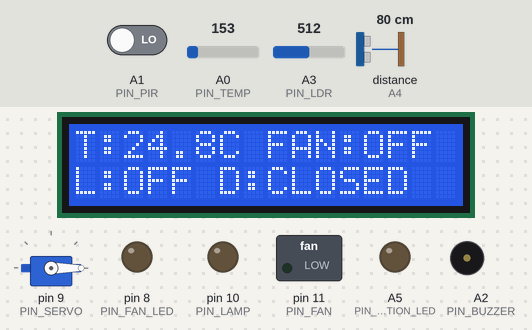
This sketch was run on a simulated Arduino Uno, built with avr-gcc and run on an emulated ATmega328P. Shown: servo, 16×2 character LCD, switched loads named in the sketch (green lamp = pin HIGH), output pins drawn as LEDs (lit = HIGH), buzzer (waves = sounding, pin HIGH). Wiring (inferred from the names in the program): ultrasonic range finder: trigger pin 12; echo A4. The inputs (shaded band) are chosen by the test bench; at power-on: distance to the obstacle (sensor on A4) 80 cm, A0 (PIN_TEMP) = 153, A3 (PIN_LDR) = 512, A1 (PIN_PIR) LOW. The echo pulse lasts 58.3 µs per cm; pins used as bus, display or sensor lines are not drawn.

Above: at 1.2 s.
1.3 s: distance to the obstacle (sensor on A4) set to 27 cm
2.8 s: distance to the obstacle (sensor on A4) set to 24 cm
At 4.1 s:
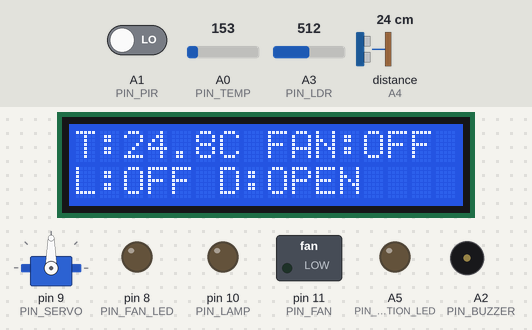
4.5 s: A0 (PIN_TEMP) set to 178
At 5.3 s:
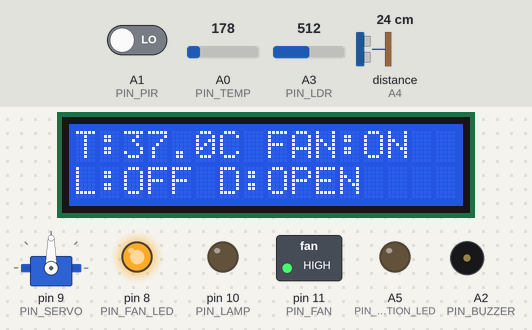
6.0 s: A3 (PIN_LDR) set to 477
7.5 s: A3 (PIN_LDR) set to 446
At 9.2 s:
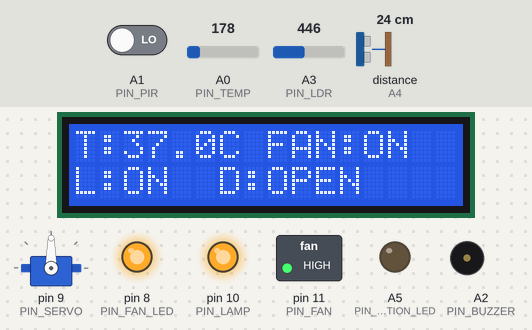
9.5 s: A0 (PIN_TEMP) set to 133
At 10.3 s:
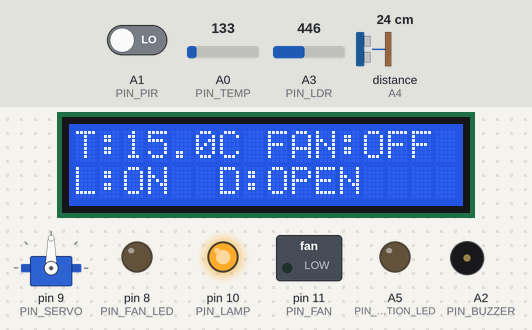
Timing chart, 0 to 12.0 s (numbered marks = the images above; inputs shaded):
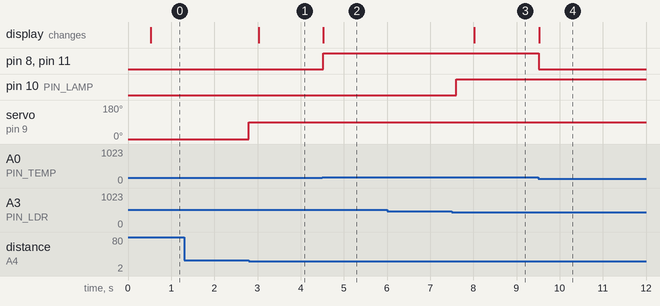

Measured:
- the behaviour switches between 26 and 25 cm on distance to the obstacle (sensor on A4) (found by bisection; images 0 and 1)
- the behaviour switches between 159 and 160 on A0 (PIN_TEMP) (found by bisection; images 1 and 2)
- the behaviour switches between 460 and 459 on A3 (PIN_LDR) (found by bisection; images 2 and 3)
- after the input at 1.3 s, every drawn part: stays the same
- after the input at 2.8 s, servo on pin 9 (PIN_SERVO): 0° → 90° at once; the display: changes after 0.22 s (image 1)
- after the input at 4.5 s, pin 8 (PIN_FAN_LED), pin 11 (PIN_FAN): LOW → HIGH at once; the display: changes at once (image 2)
- after the input at 6.0 s, every drawn part: stays the same
- after the input at 7.5 s, pin 10 (PIN_LAMP): LOW → HIGH after 0.10 s; the display: changes after 0.52 s (image 3)
- after the input at 9.5 s, pin 8 (PIN_FAN_LED), pin 11 (PIN_FAN): HIGH → LOW at once; the display: changes at once (image 4)

The sketch:

MotionReady_Room_Controller.ino
```cpp
#include <Servo.h>
#include <LiquidCrystal.h>

// Integrated smart-home sketch for Arduino Uno.
// Pin assignments match SmartHome_Integration_Map.md.
const byte PIN_TEMP       = A0;  // TMP36 output
const byte PIN_PIR        = A1;  // PIR digital output
const byte PIN_BUZZER     = A2;  // piezo sounder
const byte PIN_LDR        = A3;  // photocell divider midpoint
const byte PIN_MOTION_LED = A5;  // white motion indicator LED through 220 ohm
const byte PIN_FAN_LED    = 8;   // existing red fan-status LED through 1k
const byte PIN_SERVO      = 9;   // SG90 drives the horizontal sliding-door rack
const byte PIN_LAMP       = 10;  // lamp driver / low-voltage lamp indicator
const byte PIN_FAN        = 11;  // fan MOSFET gate driver
const byte PIN_TRIG       = 12;  // HC-SR04 trigger
const byte PIN_ECHO       = A4;  // HC-SR04 echo (uses analog pin as digital input)

// The 16x2 LCD wiring from the temperature circuit is kept intact.
LiquidCrystal lcd(2, 3, 4, 5, 6, 7); // RS, E, D4, D5, D6, D7
Servo doorServo;

const int DARK_THRESHOLD = 460;       // Calibrate from Serial Monitor / Tinkercad readings.
const float FAN_ON_C = 28.0;          // Fan turns on at or above this temperature.
const float FAN_OFF_C = 26.0;         // Fan turns off at or below this temperature.
const float DOOR_OPEN_CM = 25.0;      // Open door when someone is this close.
const unsigned long DOOR_HOLD_MS = 3000;
const int DOOR_CLOSED_ANGLE = 0;
const int DOOR_OPEN_ANGLE = 90;

float temperatureC = 26.0;
int lightReading = 0;
bool fanOn = false;
bool lampOn = false;
bool doorOpen = false;
bool pirWasHigh = false;
unsigned long lastNearDoorMs = 0;
unsigned long lastRangeReadMs = 0;
unsigned long lastTempReadMs = 0;
unsigned long lastLightReadMs = 0;
unsigned long lastLcdUpdateMs = 0;

float readTemperatureC() {
  // Average a few readings to steady the TMP36 value.
  unsigned long total = 0;
  for (byte i = 0; i < 8; i++) {
    total += analogRead(PIN_TEMP);
    delay(2);
  }
  float raw = total / 8.0;
  float volts = raw * (5.0 / 1023.0);
  return (volts - 0.5) * 100.0; // TMP36: 500 mV at 0 C, 10 mV per degree C.
}

float readDistanceCm() {
  digitalWrite(PIN_TRIG, LOW);
  delayMicroseconds(3);
  digitalWrite(PIN_TRIG, HIGH);
  delayMicroseconds(10);
  digitalWrite(PIN_TRIG, LOW);

  unsigned long duration = pulseIn(PIN_ECHO, HIGH, 30000UL);
  if (duration == 0) return -1.0; // No echo received.
  return duration / 58.0;
}

void setDoor(bool open) {
  if (open == doorOpen) return;
  doorOpen = open;
  doorServo.write(open ? DOOR_OPEN_ANGLE : DOOR_CLOSED_ANGLE); // rack travel stops
}

void updateDisplay() {
  lcd.setCursor(0, 0);
  lcd.print("T:");
  lcd.print(temperatureC, 1);
  lcd.print("C FAN:");
  lcd.print(fanOn ? "ON " : "OFF");
  lcd.print(" ");

  lcd.setCursor(0, 1);
  lcd.print("L:");
  lcd.print(lampOn ? "ON " : "OFF");
  lcd.print(" D:");
  lcd.print(doorOpen ? "OPEN  " : "CLOSED");
  lcd.print(" ");
}

void setup() {
  pinMode(PIN_PIR, INPUT);
  pinMode(PIN_MOTION_LED, OUTPUT);
  pinMode(PIN_FAN_LED, OUTPUT);
  pinMode(PIN_LAMP, OUTPUT);
  pinMode(PIN_FAN, OUTPUT);
  pinMode(PIN_BUZZER, OUTPUT);
  pinMode(PIN_TRIG, OUTPUT);
  pinMode(PIN_ECHO, INPUT);

  digitalWrite(PIN_TRIG, LOW);
  digitalWrite(PIN_MOTION_LED, LOW);
  digitalWrite(PIN_FAN_LED, LOW);
  digitalWrite(PIN_LAMP, LOW);
  digitalWrite(PIN_FAN, LOW);

  doorServo.attach(PIN_SERVO);
  doorServo.write(DOOR_CLOSED_ANGLE);
  lcd.begin(16, 2);
  lcd.clear();
  lcd.setCursor(0, 0);
  lcd.print("Smart Home Ready");
}

void loop() {
  unsigned long now = millis();

  // Door: ultrasonic proximity commands the servo-driven horizontal rack slider.
  if (now - lastRangeReadMs >= 100) {
    lastRangeReadMs = now;
    float distanceCm = readDistanceCm();
    if (distanceCm > 0 && distanceCm <= DOOR_OPEN_CM) {
      lastNearDoorMs = now;
      setDoor(true);
    }
  }
  if (doorOpen && now - lastNearDoorMs >= DOOR_HOLD_MS) {
    setDoor(false);
  }

  // Light: the supplied divider has the photocell to +5 V and 1k to GND,
  // so the reading falls in darkness. The lamp output drives a low-voltage driver.
  if (now - lastLightReadMs >= 200) {
    lastLightReadMs = now;
    lightReading = analogRead(PIN_LDR);
    lampOn = (lightReading < DARK_THRESHOLD);
    digitalWrite(PIN_LAMP, lampOn ? HIGH : LOW);
  }

  // Motion: flash/hold the indicator while motion is present and chime on entry.
  bool pirHigh = digitalRead(PIN_PIR) == HIGH;
  digitalWrite(PIN_MOTION_LED, pirHigh ? HIGH : LOW);
  if (pirHigh && !pirWasHigh) {
    tone(PIN_BUZZER, 1800, 140);
  }
  pirWasHigh = pirHigh;

  // Temperature: hysteresis prevents rapid fan switching near the set point.
  if (now - lastTempReadMs >= 500) {
    lastTempReadMs = now;
    temperatureC = readTemperatureC();
    if (!fanOn && temperatureC >= FAN_ON_C) fanOn = true;
    else if (fanOn && temperatureC <= FAN_OFF_C) fanOn = false;
    digitalWrite(PIN_FAN, fanOn ? HIGH : LOW);
    digitalWrite(PIN_FAN_LED, fanOn ? HIGH : LOW);
  }

  if (now - lastLcdUpdateMs >= 500) {
    lastLcdUpdateMs = now;
    updateDisplay();
  }
}
```
